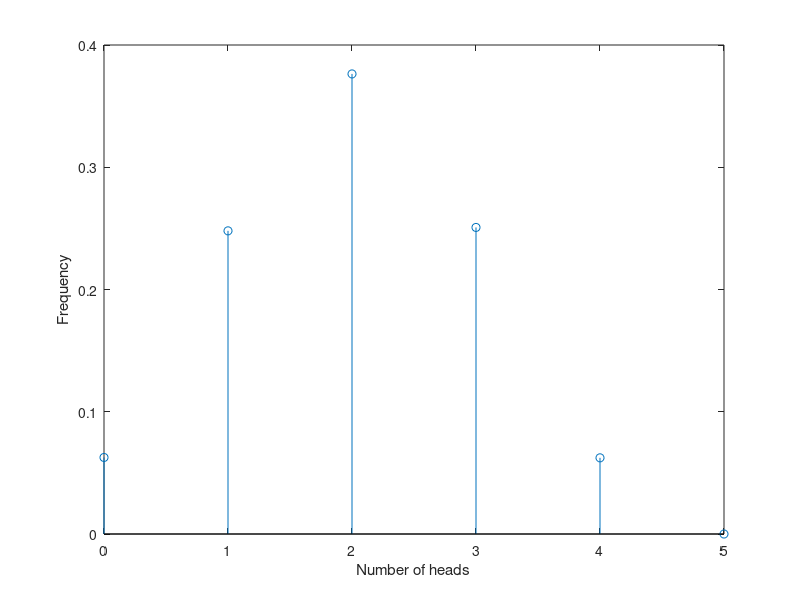

Here is the MATLAB script that generated this plot:
N = 1e5;
n = 4;

xi = 0:4;

universe = rand(n,N) <0.5;

freq = sum(universe); %sum of the lines, line vector with the number of heads per 4 throws
fx = zeros(1,5);
%% 

for i=0:n
    fx(i+1) = sum(freq==i)/N; %sum(freq==i) sums the number of experiences in which there where i heads, dividing by N to get the probability
end
fx = [fx 0];
xi = 0:5;
stem(xi, fx);
xlabel('Number of heads')
ylabel('Frequency')
%% 

